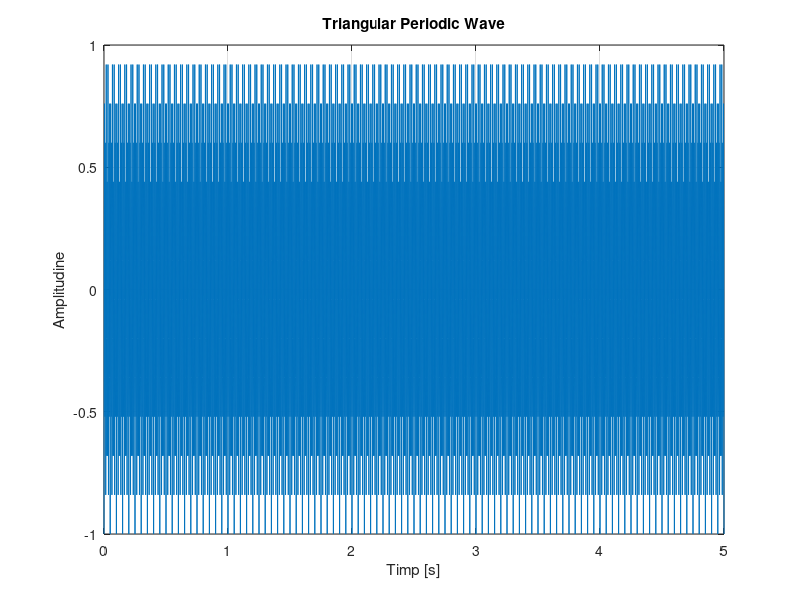

MATLAB code for this plot:
%Semnal triunghiular periodic
t = 0:0.002:5; % timpul de la 0 la 5 secunde cu rezolutie temporara de 2ms
x = sawtooth (2 * pi * 140 * t , 0.5); % 0.5 specifica o forma simetrica a semnalului triunghiular
plot(t,x),xlabel('Timp [s]'),ylabel('Amplitudine'),title('Triangular Periodic Wave'),grid;